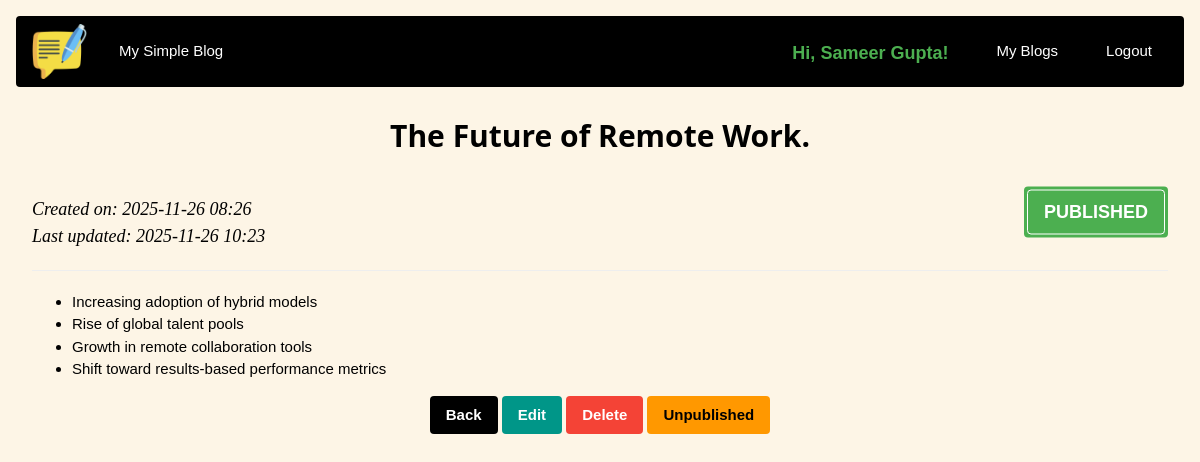
/blog/view/1 (signed in), run on the app's committed database.
### src/models.py (models this page shows, shortened)
class User(db.Model, UserMixin):
    __tablename__ = "users"
    id = db.Column(db.Integer, primary_key=True)
    fullname = db.Column(db.String(120), nullable=False)
    email_id = db.Column(db.String(180), unique=True, nullable=False)
    password = db.Column(db.String(255), nullable=False)
    role = db.Column(SqlEnum(UserRole), default=UserRole.user, nullable=False)
    is_active = db.Column(db.Boolean, default=True, nullable=False)
    created_at = db.Column(db.DateTime, default=db.func.current_timestamp())
    updated_at = db.Column(
        db.DateTime,
        default=db.func.current_timestamp(),
        onupdate=db.func.current_timestamp(),
    )
    blogs = db.relationship("Blog", backref="author", lazy=True)

class Blog(db.Model):
    __tablename__ = "blogs"
    id = db.Column(db.Integer, primary_key=True)
    title = db.Column(db.String(300), nullable=False)
    body = db.Column(db.Text, nullable=False)
    status = db.Column(SqlEnum(BlogStatus), default=BlogStatus.draft, nullable=False)
    is_active = db.Column(db.Boolean, default=True, nullable=False)
    created_at = db.Column(db.DateTime, default=db.func.current_timestamp())
    updated_at = db.Column(
        db.DateTime,
        default=db.func.current_timestamp(),
        onupdate=db.func.current_timestamp(),
    )
    created_by = db.Column(db.Integer, db.ForeignKey("users.id"), nullable=False)

### src/routes.py (the view)
@main.route("/blog/view/<int:bid>")
@login_required
def view_blog(bid):
    post = Blog.query.get_or_404(bid)
    if current_user.id != post.created_by:
        flash("Unauthorized action! You cannot access someone else's post.", "Error")
        return redirect(request.referrer or url_for("main.blog"))
    post.body = markdown.markdown(post.body)
    return render_template("view-blog.html", post=post)

### src/routes.py (called while the page is built)
@login_manager.user_loader
def load_user(user_id):
    return User.query.get(int(user_id))

### templates/view-blog.html (shortened to what this page needs)
{% extends "layout.html" %}
{% block body %}
{% include "navigation.html"%}
<div class="w3-container">
    <h2 class="w3-center w3-bold">{{ post.title }}</h2>
    <p class="w3-display-container">
         <span  style="padding:3px" class="w3-display-right w3-tag w3-round
            {% if post.status.value in ['draft', 'unpublished'] %} w3-orange {% else %} w3-green {% endif %}">
            <span class="w3-tag w3-round w3-padding w3-large w3-border w3-border-white w3-bold
                {% if post.status.value in ['draft', 'unpublished'] %} w3-orange {% else %} w3-green {% endif %}">
                    {{ post.status.value.upper() }}
            </span>
        </span><br>
        <span class="w3-large w3-serif w3-italic">
            Created on: {{ post.created_at.strftime('%Y-%m-%d %H:%M') }} <br>
            Last updated: {{ post.updated_at.strftime('%Y-%m-%d %H:%M') }}
        </span>
    </p>
    <hr>
    {{ post.body | safe }}
</div>
<div class="w3-center">
    <div class="w3-bar">
        <a href="{{ url_for('main.blog') }}"
           class="w3-button w3-ripple w3-black w3-round w3-bold">Back</a>
        <a href="{{ url_for('main.edit_blog', bid=post.id) }}"
           class="w3-button w3-ripple w3-teal w3-round w3-bold">Edit</a>
        <a href="{{ url_for('main.delete_blog', bid=post.id) }}"
           class="w3-button w3-ripple w3-red w3-round w3-bold"
           onclick="return confirm('Are you sure you want to delete this post?');">
            Delete
        </a>
        {% if post.status.value in ["draft", "unpublished"] %}
        <a href="{{ url_for('main.toggle_status', bid=post.id) }}"
           class="w3-button w3-ripple w3-green w3-round w3-bold">
            Published
        </a>
        {% else %}
        <a href="{{ url_for('main.toggle_status', bid=post.id) }}"
           class="w3-button w3-ripple w3-orange w3-round w3-bold">
            Unpublished
        </a>
        {% endif %}
    </div>
</div>
{% endblock %}

### templates/navigation.html (shortened to what this page needs)
<div class="w3-bar w3-black w3-section w3-round">
    <span class="w3-bar-item">
        <img src="{{ url_for('static', filename='img/blogging.png') }}" alt="logo" height="55" width="55">
    </span>
    <a href="{{ url_for('main.index') }}"
       class="w3-bar-item w3-button w3-hover-none w3-hover-text-green w3-border-black w3-bottombar w3-hover-border-green w3-margin-top">
        My Simple Blog
    </a>
    {% if current_user.is_authenticated %}
    <a href="{{ url_for('main.logout') }}"
       class="w3-bar-item w3-button w3-hover-none w3-hover-text-green w3-border-black w3-bottombar w3-hover-border-green w3-right w3-margin-top w3-margin-right">
        Logout
    </a>
    <a href="{{ url_for('main.blog') }}"
       class="w3-bar-item w3-button w3-hover-none w3-hover-text-green w3-border-black w3-bottombar w3-hover-border-green w3-right w3-margin-top w3-margin-right">
        My Blogs
    </a>
    <span class="w3-bar-item w3-margin-top w3-bold w3-large w3-text-green w3-right w3-margin-right">Hi, {{ current_user.fullname }}!</span>
    {% endif %}
</div>

### static/css/style.css (style rules this page uses)
html { box-sizing: border-box }
*, *:before, *:after { box-sizing: inherit }
html { -ms-text-size-adjust: 100%; -webkit-text-size-adjust: 100% }
body { margin: 0 }
a { background-color: transparent }
img { border-style: none }
hr { box-sizing: content-box; height: 0; overflow: visible }
html, body { font-family: Verdana, sans-serif; font-size: 15px; line-height: 1.5 }
html { overflow-x: hidden }
h2 { font-size: 30px }
.w3-serif { font-family: serif }
h1, h2, h3, h4, h5, h6 { font-family: "Segoe UI", Arial, sans-serif; font-weight: 400; margin: 10px 0 }
hr { border: 0; border-top: 1px solid #eee; margin: 20px 0 }
img { vertical-align: middle }
a { color: inherit }
.w3-btn, .w3-button { border: none; display: inline-block; padding: 8px 16px; vertical-align: middle; overflow: hidden; text-decoration: none; color: inherit; background-color: inherit; text-align: center; cursor: pointer; white-space: nowrap }
.w3-btn, .w3-button { -webkit-touch-callout: none; -webkit-user-select: none; -khtml-user-select: none; -moz-user-select: none; -ms-user-select: none; user-select: none }
.w3-badge, .w3-tag { background-color: #000; color: #fff; display: inline-block; padding-left: 8px; padding-right: 8px; text-align: center }
.w3-tooltip, .w3-display-container { position: relative }
.w3-ripple { transition: opacity 0s }
.w3-bar { width: 100%; overflow: hidden }
.w3-center .w3-bar { display: inline-block; width: auto }
.w3-bar .w3-bar-item { padding: 8px 16px; float: left; width: auto; border: none; display: block; outline: 0 }
.w3-bar .w3-button { white-space: normal }
.w3-container:after, .w3-container:before, .w3-panel:after, .w3-panel:before, .w3-row:after, .w3-row:before, .w3-row-padding:after, .w3-row-padding:before, .w3-cell-row:before, .w3-cell-row:after, .w3-clear:after, .w3-clear:before, .w3-bar:before, .w3-bar:after { content: ""; display: table; clear: both }
.w3-display-right { position: absolute; top: 50%; right: 0%; transform: translate(0%, -50%); -ms-transform: translate(0%, -50%) }
.w3-round, .w3-round-medium { border-radius: 4px }
.w3-container, .w3-panel { padding: 0.01em 16px }
.w3-text-bold, .w3-bold { font-weight: bold }
.w3-text-italic, .w3-italic { font-style: italic }
.w3-large { font-size: 18px !important }
.w3-center { text-align: center !important }
.w3-border { border: 1px solid #ccc !important }
.w3-bottombar { border-bottom: 6px solid #ccc !important }
.w3-section, .w3-code { margin-top: 16px !important; margin-bottom: 16px !important }
.w3-margin-top { margin-top: 16px !important }
.w3-margin-right { margin-right: 16px !important }
.w3-padding { padding: 8px 16px !important }
.w3-right { float: right !important }
.w3-green, .w3-hover-green:hover { color: #fff !important; background-color: #4CAF50 !important }
.w3-orange, .w3-hover-orange:hover { color: #000 !important; background-color: #ff9800 !important }
.w3-red, .w3-hover-red:hover { color: #fff !important; background-color: #f44336 !important }
.w3-sand, .w3-hover-sand:hover { color: #000 !important; background-color: #fdf5e6 !important }
.w3-teal, .w3-hover-teal:hover { color: #fff !important; background-color: #009688 !important }
.w3-black, .w3-hover-black:hover { color: #fff !important; background-color: #000 !important }
.w3-text-green, .w3-hover-text-green:hover { color: #4CAF50 !important }
.w3-border-white, .w3-hover-border-white:hover { border-color: #fff !important }
.w3-border-black, .w3-hover-border-black:hover { border-color: #000 !important }

### data on the page
User: fullname "Sameer Gupta"
Blog: title "The Future of Remote Work.", status.value "PUBLISHED", created_at "2025-11-26 08:26", updated_at "2025-11-26 10:23", body "Increasing adoption of hybrid models Rise of global talent pools Growth in remote collaboration tools Shift toward results-based performance metrics"
